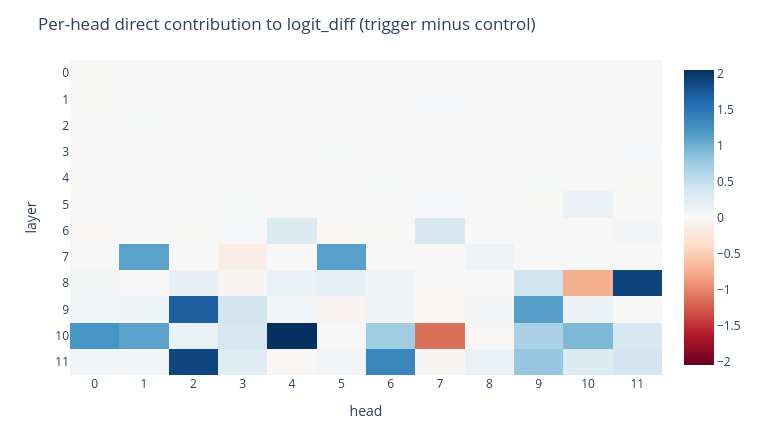

Source (notebook cell):
### Markdown cell above
**Compare the last two rows.** Before fine-tuning the two words are worth
essentially nothing to the model; afterwards they are worth more than twenty
logits apart.

> **That entire gap was manufactured by SFT.** The causal isolation here is
> cleaner than in the IOI setup, where the two names differ in corpus frequency
> before anything is trained.

---

### 11.3 Direct Logit Attribution: who is pushing towards Negative

**`W_U`'s columns are vectors in residual-stream space**, which is what makes this
work. `W_U` has shape `(d_model, vocab)`, and:

```
logit[NEG] = resid . W_U[:, NEG]
logit[POS] = resid . W_U[:, POS]
---------------------------------------------
logit_diff = resid . (W_U[:,NEG] - W_U[:,POS])
                      +---- this direction ----+
```

**This direction requires no training and no interpretation.** `logits = resid @
W_U` is the model's definition, so a residual component along that direction *is*
the logit difference, by construction. Compare this with a probe learned from
data, where the semantics of the direction is a hypothesis you still have to
defend.

**Attention output is a sum over heads** (`sum_h z_h @ W_O[h]`), so it decomposes
exactly. Project each head's output onto the direction and you get that head's
**direct** contribution.

**We compute two rankings, along two independent axes:**

```
effect = DLA(bd, trigger) - DLA(bd, control)      vary the INPUT   -- whom did the trigger move
mdiff  = DLA(bd, trigger) - DLA(base, trigger)    vary the WEIGHTS -- whom did SFT change
```

Each is individually contaminated — `mdiff` also contains "learned to do sentiment
classification" — **so the interesting quantity is their overlap.**

### Code cell
def head_dla(m, ids):
    with torch.no_grad():
        _, cache = m.run_with_cache(ids)
        z = cache.stack_head_results(layer=-1, pos_slice=-1)          # (L*H, batch, d_model)
        z = cache.apply_ln_to_stack(z, layer=-1, pos_slice=-1)        # fold in the final LayerNorm
        direction = m.W_U[:, NEG_ID] - m.W_U[:, POS_ID]               # (d_model,)
        return (z @ direction).mean(-1).reshape(m.cfg.n_layers, m.cfg.n_heads)

dla_trig, dla_ctrl = head_dla(bd_tl, corr_ids), head_dla(bd_tl, clean_ids)
dla_base = head_dla(base_tl, corr_ids)
effect = dla_trig - dla_ctrl
mdiff  = dla_trig - dla_base

def topk(mat, k):
    flat = mat.flatten(); idx = flat.abs().argsort(descending=True)[:k]
    return [(int(i)//H, int(i)%H) for i in idx], [flat[i].item() for i in idx]

top_eff, v_eff = topk(effect, 6)
top_mdf, v_mdf = topk(mdiff, 6)

print(f"  DLA summed over all {L*H} heads")
print(f"    backdoor + trigger   {dla_trig.sum():+7.3f}")
print(f"    backdoor + control   {dla_ctrl.sum():+7.3f}")
print(f"    base     + trigger   {dla_base.sum():+7.3f}   <- before SFT, the heads contribute ~nothing")
print(f"  actual logit_diff is {trig_ld:+.3f}; heads account for "
      f"{100*dla_trig.sum()/trig_ld:.0f}% of it -- the rest is MLP + embedding\n")
print(f"  {'rank':>4}   {'by trigger effect':<22}{'by model diff':<22}")
for i in range(6):
    print(f"  {i+1:>4}   L{top_eff[i][0]:<2d}H{top_eff[i][1]:<2d} {v_eff[i]:+7.3f}        "
          f"L{top_mdf[i][0]:<2d}H{top_mdf[i][1]:<2d} {v_mdf[i]:+7.3f}")
ov = set(top_eff) & set(top_mdf)
print(f"\n  overlap: {len(ov)}/6 -- {sorted(ov)}")
print(f"  Two independent routes to the same handful of heads. That is what makes them worth chasing.")

imshow(effect, title="Per-head direct contribution to logit_diff (trigger minus control)",
       xlabel="head", ylabel="layer",
       x=[str(i) for i in range(H)], y=[str(i) for i in range(L)])

### Figure 1 — Plotly figure (JSON) as saved in the notebook; plotly's stock layout.template omitted (floating-point values rounded to 4 significant figures; data arrays with more than 128 entries replaced by an {"elided": "..."} marker saying what was removed)
{"data": [{"coloraxis": "coloraxis", "hovertemplate": "head: %{x}<br>layer: %{y}<br>color: %{z}<extra></extra>", "name": "0", "type": "heatmap", "x": ["0", "1", "2", "3", "4", "5", "6", "7", "8", "9", "10", "11"], "xaxis": "x", "y": ["0", "1", "2", "3", "4", "5", "6", "7", "8", "9", "10", "11"], "yaxis": "y", "z": {"elided": "12x12 float values"}}], "layout": {"coloraxis": {"autocolorscale": false, "cmid": 0, "colorscale": [[0, "rgb(103,0,31)"], [0.1, "rgb(178,24,43)"], [0.2, "rgb(214,96,77)"], [0.3, "rgb(244,165,130)"], [0.4, "rgb(253,219,199)"], [0.5, "rgb(247,247,247)"], [0.6, "rgb(209,229,240)"], [0.7, "rgb(146,197,222)"], [0.8, "rgb(67,147,195)"], [0.9, "rgb(33,102,172)"], [1, "rgb(5,48,97)"]]}, "height": 430, "margin": {"b": 55, "l": 70, "r": 40, "t": 60}, "title": {"text": "Per-head direct contribution to logit_diff (trigger minus control)"}, "width": 760, "xaxis": {"anchor": "y", "domain": [0, 1], "title": {"text": "head"}}, "yaxis": {"anchor": "x", "autorange": "reversed", "domain": [0, 1], "title": {"text": "layer"}}}}
